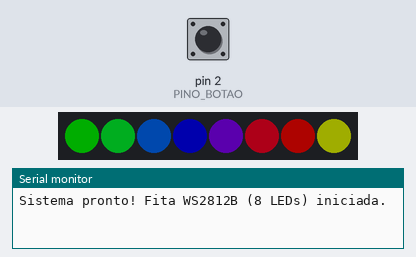
Recording of a sketch running on a simulated Arduino Uno, built with avr-gcc and run on an emulated ATmega328P. Shown: 8 RGB LEDs in strip order, left to right, the last lines printed to the serial monitor. Inputs (shaded band) come from the test bench; at power-on: pin 2 (PINO_BOTAO) HIGH. Dim RGB values are drawn brighter than linear.

Above: at 1.25 s.
1.3 s: pin 2 (PINO_BOTAO) pulled LOW for 3.2 s
At 1.67 s:
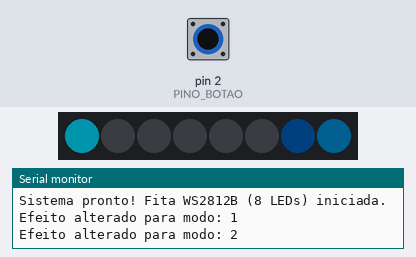
5.1 s: pin 2 (PINO_BOTAO) pulled LOW for 0.15 s
At 5.66 s:
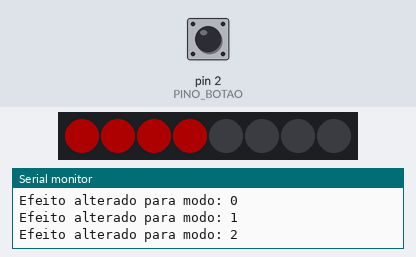
5.8 s: pin 2 (PINO_BOTAO) pulled LOW for 1 s
At 6.18 s:
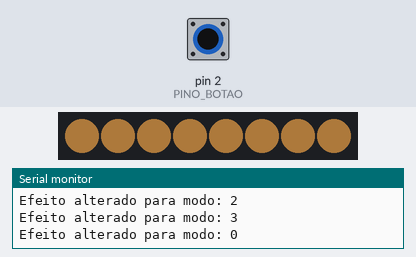
7.4 s: pin 2 (PINO_BOTAO) pulled LOW for 3.2 s
At 8.03 s:
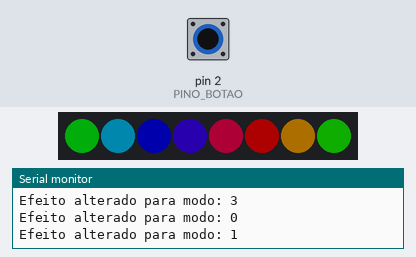
Timing chart, 0 to 12.2 s (numbered marks = the images above; inputs shaded):
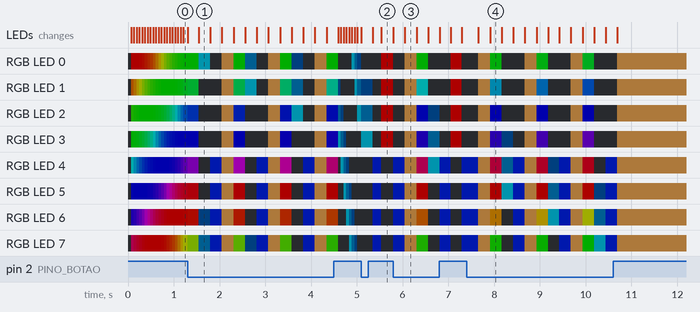

Measured:
- after the input at 5.8 s, the LEDs: first differ from a run without the input after 0.25 s (image 3)
- after the input at 7.4 s, the LEDs: first change after 0.25 s (image 4 shows a later state)

The sketch:

p67_fita_de_led_enderecavel.ino
```cpp
// ============================================================================
// Projeto 67 — Fita de LED Endereçável
// Placa: Arduino Uno R3 (ATmega328P) | Bibliotecas: Adafruit NeoPixel
// Material: 80 Projetos Arduino
// Barra de 8 LEDs WS2812B (NeoPixel) com resistor em série no DIN e botão D2
// ============================================================================

#include <Adafruit_NeoPixel.h>

const byte PINO_BOTAO    = 2; // Botão seletor de efeitos (INPUT_PULLUP)
const byte PINO_NEOPIXEL = 6; // Entrada DIN da barra WS2812 (via resistor 220Ω)

const byte NUM_LEDS = 8;

// AJUSTE AQUI: Brilho limitado a 50 (de 255) para consumo seguro na porta USB
const byte BRILHO_SEGURO = 50;

Adafruit_NeoPixel fita(NUM_LEDS, PINO_NEOPIXEL, NEO_GRB + NEO_KHZ800);

byte modoEfeito = 0;
uint16_t passoMatiz = 0;
byte posCometa = 0;
unsigned long ultimoQuadro = 0;

void setup() {
  Serial.begin(9600);
  pinMode(PINO_BOTAO, INPUT_PULLUP);

  fita.begin();
  fita.setBrightness(BRILHO_SEGURO);
  fita.clear();
  fita.show();

  Serial.println(F("Sistema pronto! Fita WS2812B (8 LEDs) iniciada."));
}

void loop() {
  if (digitalRead(PINO_BOTAO) == LOW) {
    modoEfeito = (modoEfeito + 1) % 4;
    fita.clear();
    Serial.print(F("Efeito alterado para modo: "));
    Serial.println(modoEfeito);
    delay(250);
  }

  if (millis() - ultimoQuadro >= 60) {
    ultimoQuadro = millis();

    if (modoEfeito == 0) {
      // Efeito 0: Arco-Íris Dinâmico
      for (byte i = 0; i < NUM_LEDS; i++) {
        uint16_t matiz = passoMatiz + (i * 65536L / NUM_LEDS);
        fita.setPixelColor(i, fita.gamma32(fita.ColorHSV(matiz)));
      }
      passoMatiz += 1024;
    } else if (modoEfeito == 1) {
      // Efeito 1: Cometa Azul Ciano
      fita.clear();
      fita.setPixelColor(posCometa, fita.Color(0, 220, 255));
      fita.setPixelColor((posCometa + NUM_LEDS - 1) % NUM_LEDS, fita.Color(0, 60, 90));
      fita.setPixelColor((posCometa + NUM_LEDS - 2) % NUM_LEDS, fita.Color(0, 15, 25));
      posCometa = (posCometa + 1) % NUM_LEDS;
    } else if (modoEfeito == 2) {
      // Efeito 2: Giroflex Bicolor
      bool fase = ((millis() / 250) % 2 == 0);
      for (byte i = 0; i < NUM_LEDS; i++) {
        if (i < NUM_LEDS / 2) {
          fita.setPixelColor(i, fase ? fita.Color(255, 0, 0) : fita.Color(0, 0, 0));
        } else {
          fita.setPixelColor(i, fase ? fita.Color(0, 0, 0) : fita.Color(0, 40, 255));
        }
      }
    } else {
      // Efeito 3: Luminária Branco Quente
      for (byte i = 0; i < NUM_LEDS; i++) {
        fita.setPixelColor(i, fita.Color(255, 180, 90));
      }
    }

    fita.show();
  }
}
```
